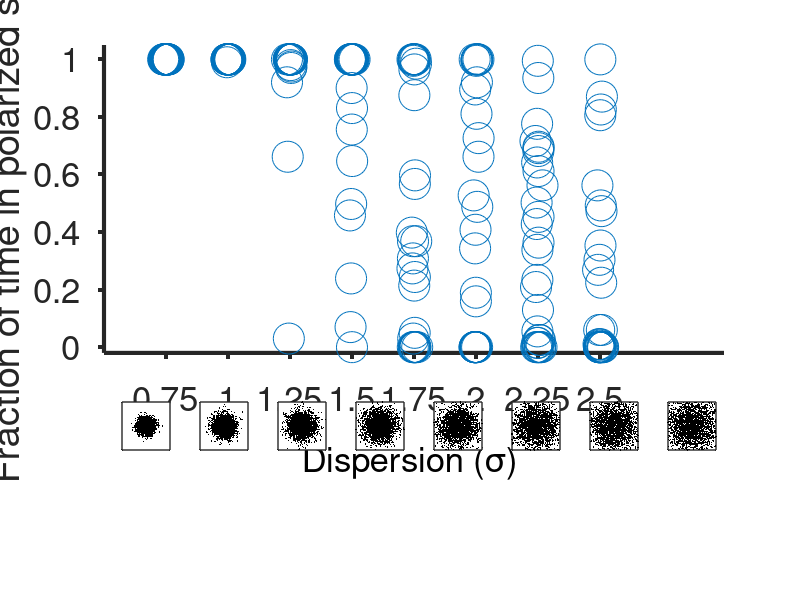

Write the MATLAB code that produced this figure.
% Plot the percentage of polarized states in the last 2000 seconds of each
% simulation. The percentage = (number of K values >=1.5)/(all K values 
% from 2000 seconds to 4000 seconds). 

% Load the x and y values of the figure.
% Sigma is the dispersion level of receptor clusters. It is the standard
% deviation of the Gaussian source of receptors.
% We have 30 simulations for each value of sigma.
% K stores the Ripley's K values from 2000 to 4000 seconds of each simulation.
load('FigureData/Figure4A.mat')

% Calculate the percentage of K >= 1.5 over all K from 2000 to 4000 seconds.
percentage_polarized_states = nan(numel(random_seeds),numel(sigma));
for i = 1:numel(sigma)
    for j = random_seeds
        current_K = K{j,i};
        percentage_polarized_states(j,i) = sum(current_K>=1.5)/sum(~isnan(current_K));
    end
end

figure('position',[300 300 700 700]);
% Create a list of number of Far1-GEF clusters for the swarmchart and boxchart.
index = repelem(sigma,1,numel(random_seeds));
noise = normrnd(0,0.005,[1,numel(random_seeds)*numel(sigma)]);
index = index + noise;
data = reshape(percentage_polarized_states,1,numel(percentage_polarized_states));
subplot(3,3,1:6)
scatter(index,data,500,'k.'); hold on;
text(1.3,-0.4,'Dispersion (\sigma)','fontsize',25)
ylabel('Fraction of time in polarized states')
set(gca,'linewidth',3)
xticks(sigma);
ylim([-0.02,1.05])
xticklabels(sigma);
set(gca,'TickDir','out');
set(gca,'fontsize',25)
hold off

% Visualize the distribution of receptors with different dispersion.
L = 8.8623; % domain length
for m = sigma
    x = normrnd(L/2,m,[1,2500]);
    y = normrnd(L/2,m,[1,2500]);
    axes('Position',[m*0.39-0.15 0.25 .08 .08])
    scatter(x,y,1,'k','markerfacecolor','k','markeredgecolor','none'); axis([0,L,0,L])
    axis square; set(gca,'YTickLabel',[]); set(gca,'XTickLabel',[]); box on; set(gca,'linewidth',1)
end